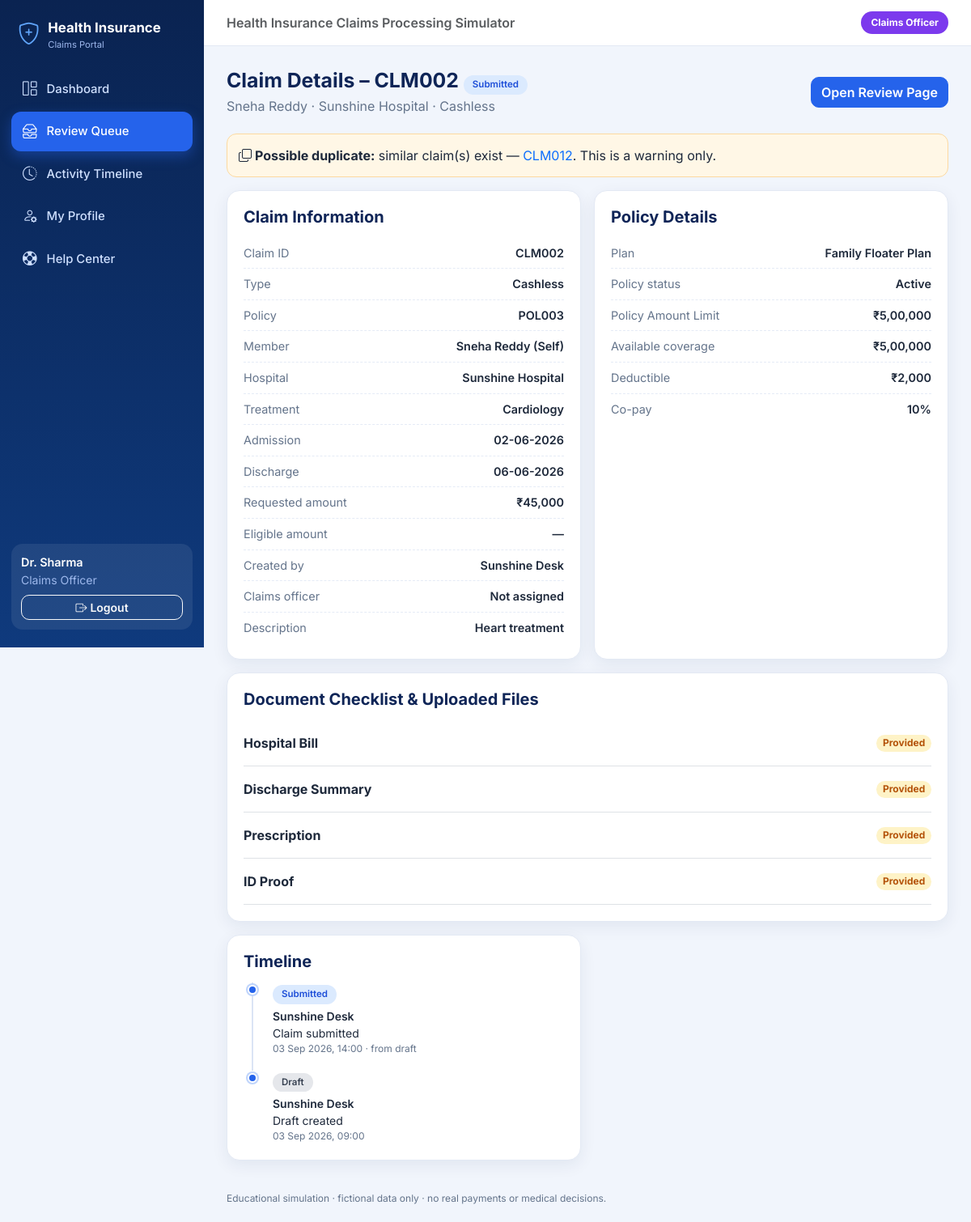
The page /claims/2 (signed in) on the database its author committed.
### models.py (models this page shows, shortened)
class User(db.Model):
    __tablename__ = "users"
    id = db.Column(db.Integer, primary_key=True)
    username = db.Column(db.String(50), nullable=False, unique=True)
    password_hash = db.Column(db.String(255), nullable=False)
    display_name = db.Column(db.String(100), nullable=False)
    role = db.Column(db.String(30), nullable=False, index=True)
    hospital_id = db.Column(db.Integer, db.ForeignKey("hospitals.id"), nullable=True)
    hospital = db.relationship("Hospital")

class Claim(db.Model):
    __tablename__ = "claims"
    id = db.Column(db.Integer, primary_key=True)
    policy_id = db.Column(db.Integer, db.ForeignKey("policies.id"), nullable=False, index=True)
    member_id = db.Column(db.Integer, db.ForeignKey("members.id"), nullable=False, index=True)
    hospital_id = db.Column(db.Integer, db.ForeignKey("hospitals.id"), nullable=False, index=True)
    created_by_user_id = db.Column(db.Integer, db.ForeignKey("users.id"), nullable=False)
    claim_type = db.Column(db.String(20), nullable=False, index=True)
    treatment_type = db.Column(db.String(80), nullable=False)
    admission_date = db.Column(db.Date, nullable=False)
    discharge_date = db.Column(db.Date, nullable=False)
    requested_amount = db.Column(db.Numeric(12, 2), nullable=False)
    eligible_amount = db.Column(db.Numeric(12, 2), nullable=True)
    status = db.Column(db.String(20), nullable=False, default="draft", index=True)
    officer_user_id = db.Column(db.Integer, db.ForeignKey("users.id"), nullable=True, index=True)
    description = db.Column(db.Text)
    __table_args__ = (
        db.ForeignKeyConstraint(["member_id", "policy_id"], ["members.id", "members.policy_id"],
                                name="fk_claim_member_same_policy"),
    )
    policy = db.relationship("Policy", foreign_keys=[policy_id])
    member = db.relationship("Member", foreign_keys=[member_id])
    hospital = db.relationship("Hospital")
    creator = db.relationship("User", foreign_keys=[created_by_user_id])
    officer = db.relationship("User", foreign_keys=[officer_user_id])
    documents = db.relationship("ClaimDocument", back_populates="claim", order_by="ClaimDocument.id",
                                cascade="all, delete-orphan")
    history = db.relationship("ClaimHistory", back_populates="claim",
                              order_by="ClaimHistory.timestamp, ClaimHistory.id")
    files = db.relationship("ClaimFile", back_populates="claim", order_by="ClaimFile.created_at")
    settlement = db.relationship("Settlement", back_populates="claim", uselist=False)
    @property
    def code(self):
        return f"CLM{self.id:03d}"

class Member(db.Model):
    __tablename__ = "members"
    id = db.Column(db.Integer, primary_key=True)
    policy_id = db.Column(db.Integer, db.ForeignKey("policies.id"), nullable=False, index=True)
    display_name = db.Column(db.String(100), nullable=False)
    date_of_birth = db.Column(db.Date, nullable=True)
    gender = db.Column(db.String(30), nullable=True)
    is_covered = db.Column(db.Boolean, nullable=False, default=True)
    relation = db.Column("relationship", db.String(40), nullable=False)  # column is called "relationship"
    __table_args__ = (db.UniqueConstraint("id", "policy_id", name="uq_member_id_policy"),)
    policy = db.relationship("Policy", back_populates="members")

class Hospital(db.Model):
    __tablename__ = "hospitals"
    id = db.Column(db.Integer, primary_key=True)
    name = db.Column(db.String(120), nullable=False, unique=True)
    city = db.Column(db.String(80), nullable=False)
    network_status = db.Column(db.String(20), nullable=False, default="network")  # network / non_network
    @property
    def is_network(self):
        return self.network_status == "network"

class Policy(db.Model):
    __tablename__ = "policies"
    id = db.Column(db.Integer, primary_key=True)
    holder_user_id = db.Column(db.Integer, db.ForeignKey("users.id"), nullable=False, index=True)
    plan_id = db.Column(db.Integer, db.ForeignKey("plans.id"), nullable=False)
    start_date = db.Column(db.Date, nullable=False)
    end_date = db.Column(db.Date, nullable=False)
    status = db.Column(db.String(20), nullable=False, default="active", index=True)
    policy_amount_limit = db.Column(db.Numeric(12, 2), nullable=True)
    insurer_name = db.Column(db.String(120), nullable=False, default="Demo Insurance Company")
    premium_amount = db.Column(db.Numeric(12, 2), nullable=False, default=0)
    waiting_period = db.Column(db.Text, nullable=False, default="")
    exclusions = db.Column(db.Text, nullable=False, default="")
    cashless_details = db.Column(db.Text, nullable=False, default="")
    terms_conditions = db.Column(db.Text, nullable=False, default="")
    holder = db.relationship("User")
    plan = db.relationship("Plan")
    members = db.relationship("Member", back_populates="policy", order_by="Member.id")
    @property
    def code(self):
        return f"POL{self.id:03d}"
    @property
    def amount_limit(self):
        return self.policy_amount_limit if self.policy_amount_limit is not None else self.plan.policy_amount_limit
    def covers_date(self, day):
        return self.start_date <= day <= self.end_date  # inclusive

class Plan(db.Model):
    __tablename__ = "plans"
    id = db.Column(db.Integer, primary_key=True)
    name = db.Column(db.String(100), nullable=False, unique=True)
    covered_treatment_types = db.Column(db.Text, nullable=False)  # "Surgery,Cardiology,..."
    annual_limit = db.Column(db.Numeric(12, 2), nullable=False)
    @property
    def policy_amount_limit(self):
        return self.annual_limit
    deductible = db.Column(db.Numeric(12, 2), nullable=False)
    copay_percent = db.Column(db.Numeric(5, 2), nullable=False)
    @property
    def treatments(self):
        return [t.strip() for t in self.covered_treatment_types.split(",") if t.strip()]
    def covers(self, treatment_type):
        return treatment_type in self.treatments

class ClaimDocument(db.Model):
    __tablename__ = "claim_documents"
    id = db.Column(db.Integer, primary_key=True)
    claim_id = db.Column(db.Integer, db.ForeignKey("claims.id"), nullable=False, index=True)
    document_type = db.Column(db.String(60), nullable=False)
    checklist_status = db.Column(db.String(20), nullable=False, default="missing")  # missing/provided/verified
    original_filename = db.Column(db.String(255), nullable=True)
    storage_path = db.Column(db.String(500), nullable=True)
    content_type = db.Column(db.String(120), nullable=True)
    file_size = db.Column(db.Integer, nullable=True)
    uploaded_by_user_id = db.Column(db.Integer, db.ForeignKey("users.id"), nullable=True)
    uploaded_at = db.Column(db.DateTime, nullable=True)
    version = db.Column(db.Integer, nullable=False, default=1)
    replaces_document_id = db.Column(db.Integer, db.ForeignKey("claim_documents.id"), nullable=True)
    resend_reason = db.Column(db.Text, nullable=True)
    uploader = db.relationship("User", foreign_keys=[uploaded_by_user_id])
    previous_version = db.relationship("ClaimDocument", remote_side=[id], uselist=False)
    __table_args__ = (db.UniqueConstraint("claim_id", "document_type", name="uq_claim_document"),)
    claim = db.relationship("Claim", back_populates="documents")

class ClaimHistory(db.Model):
    __tablename__ = "claim_history"
    id = db.Column(db.Integer, primary_key=True)
    claim_id = db.Column(db.Integer, db.ForeignKey("claims.id"), nullable=False, index=True)
    actor_user_id = db.Column(db.Integer, db.ForeignKey("users.id"), nullable=False)
    from_status = db.Column(db.String(20), nullable=True)  # empty for the very first event
    to_status = db.Column(db.String(20), nullable=False)
    note = db.Column(db.Text)
    timestamp = db.Column(db.DateTime, nullable=False, default=now)
    policy_id = db.Column(db.Integer, nullable=True, index=True)
    member_id = db.Column(db.Integer, nullable=True, index=True)
    event_type = db.Column(db.String(60), nullable=False, default="status_change")
    claim = db.relationship("Claim", back_populates="history")
    actor = db.relationship("User")

### routes/claims.py (the view)
@bp.route("/<int:claim_id>")
@login_required
def detail(claim_id):
    claim = load_claim(claim_id)
    is_staff = g.user.role in ("claims_officer", "administrator")
    return render_template(
        "claims/detail.html", claim=claim, checks=eligibility_checks(claim),
        coverage=available_coverage(claim),
        duplicates=find_duplicates(claim) if is_staff else [],
        can_edit=can_edit_claim(g.user, claim), can_respond=can_respond(g.user, claim),
        payout=payout_details(claim) if claim.eligible_amount is not None else None)

### templates/claims/detail.html (shortened to what this page needs)
{% extends "base.html" %}
{% from "_macros.html" import status_badge, doc_badge, timeline, csrf with context %}
{% block content %}
<div class="page-head">
  <div><h1>Claim Details – {{ claim.code }} {{ status_badge(claim.status) }}</h1>
    <p>{{ claim.member.display_name }} · {{ claim.hospital.name }} · <span class="text-capitalize">{{ claim.claim_type }}</span></p></div>
  <div class="d-flex flex-wrap gap-2">
    {% if g.user.role == 'claims_officer' %}<a class="btn btn-primary" href="{{ url_for('officer.review', claim_id=claim.id) }}">Open Review Page</a>{% endif %}
  </div>
</div>
{% if duplicates %}
<div class="warn-box mb-3"><strong><i class="bi bi-copy me-1"></i>Possible duplicate:</strong> similar claim(s) exist —
  {% for d in duplicates %}<a href="{{ url_for('claims.detail', claim_id=d.id) }}">{{ d.code }}</a>{{ ', ' if not loop.last }}{% endfor %}. This is a warning only.</div>
{% endif %}
<div class="row g-3">
  <div class="col-lg-6"><div class="card-box h-100"><h5>Claim Information</h5>
    <div class="kv"><span>Claim ID</span><span>{{ claim.code }}</span></div>
    <div class="kv"><span>Type</span><span class="text-capitalize">{{ claim.claim_type }}</span></div>
    <div class="kv"><span>Policy</span><span>{{ claim.policy.code }}</span></div>
    <div class="kv"><span>Member</span><span>{{ claim.member.display_name }} ({{ claim.member.relation }})</span></div>
    <div class="kv"><span>Hospital</span><span>{{ claim.hospital.name }}</span></div>
    <div class="kv"><span>Treatment</span><span>{{ claim.treatment_type }}</span></div>
    <div class="kv"><span>Admission</span><span>{{ claim.admission_date.strftime('%d-%m-%Y') }}</span></div>
    <div class="kv"><span>Discharge</span><span>{{ claim.discharge_date.strftime('%d-%m-%Y') }}</span></div>
    <div class="kv"><span>Requested amount</span><span>{{ claim.requested_amount|inr }}</span></div>
    <div class="kv"><span>Eligible amount</span><span>{{ claim.eligible_amount|inr if claim.eligible_amount is not none else '—' }}</span></div>
    <div class="kv"><span>Created by</span><span>{{ claim.creator.display_name }}</span></div>
    <div class="kv"><span>Claims officer</span><span>{{ claim.officer.display_name if claim.officer else 'Not assigned' }}</span></div>
    <div class="kv"><span>Description</span><span>{{ claim.description or '—' }}</span></div>
  </div></div>
  <div class="col-lg-6"><div class="card-box h-100"><h5>Policy Details</h5>
    <div class="kv"><span>Plan</span><span>{{ claim.policy.plan.name }}</span></div>
    <div class="kv"><span>Policy status</span><span>{{ claim.policy.status|title }}</span></div>
    <div class="kv"><span>Policy Amount Limit</span><span>{{ claim.policy.amount_limit|inr }}</span></div>
    <div class="kv"><span>Available coverage</span><span>{{ coverage|inr }}</span></div>
    <div class="kv"><span>Deductible</span><span>{{ claim.policy.plan.deductible|inr }}</span></div>
    <div class="kv"><span>Co-pay</span><span>{{ claim.policy.plan.copay_percent|round|int }}%</span></div>
  </div></div>
  <div class="col-12"><div class="card-box"><h5>Document Checklist & Uploaded Files</h5>
    {% for d in claim.documents %}
      <div class="border-bottom py-3">
        <div class="d-flex justify-content-between align-items-center"><strong>{{ d.document_type }}</strong>{{ doc_badge(d.checklist_status) }}</div>
      </div>
    {% endfor %}
  </div></div>
  <div class="col-lg-6"><div class="card-box h-100"><h5>Timeline</h5>{{ timeline(claim) }}</div></div>
</div>
{% endblock %}

### templates/base.html (shortened to what this page needs)
<!doctype html>
<html lang="en">
<head>
  <link href="https://cdn.jsdelivr.net/npm/bootstrap@5.3.3/dist/css/bootstrap.min.css" rel="stylesheet">
  <link href="https://cdn.jsdelivr.net/npm/bootstrap-icons@1.11.3/font/bootstrap-icons.min.css" rel="stylesheet">
  <link href="{{ url_for('static', filename='css/style.css') }}" rel="stylesheet">
</head>
<body>
<div class="{{ 'app-shell' if g.user }}">
  {% if g.user %}
  <aside class="sidebar" id="sidebar">
    <div class="brand"><i class="bi bi-shield-plus"></i><div>Health Insurance<small>Claims Portal</small></div></div>
    <nav aria-label="Main menu">
      {% for label, endpoint, icon, others in nav_items %}
        <a class="nav-link-item {{ 'active' if request.endpoint == endpoint or request.endpoint in others }}"
           href="{{ url_for(endpoint) }}"><i class="bi {{ icon }}"></i>{{ label }}</a>
      {% endfor %}
    </nav>
    <div class="sidebar-user">
      <div class="name">{{ g.user.display_name }}</div>
      <div class="small mb-2" style="color:#9db8ec">{{ ROLE_LABELS[g.user.role] }}{% if g.user.hospital %} · {{ g.user.hospital.name }}{% endif %}</div>
      <form method="post" action="{{ url_for('auth.logout') }}">
        <button class="btn btn-sm btn-outline-light w-100"><i class="bi bi-box-arrow-right me-1"></i>Logout</button>
      </form>
    </div>
  </aside>
  {% endif %}
  <div class="main-area">
    {% if g.user %}
    <header class="topbar">
      <span class="fw-semibold text-muted d-none d-md-inline">Health Insurance Claims Processing Simulator</span>
      <span class="role-chip role-{{ g.user.role }}">{{ ROLE_LABELS[g.user.role] }}</span>
    </header>
    {% endif %}
    <main class="{{ 'content' if g.user }}">
      {% block content %}{% endblock %}
    </main>
    {% if g.user %}<div class="footer-note">Educational simulation · fictional data only · no real payments or medical decisions.</div>{% endif %}
  </div>
</div>
</body>
</html>

### templates/_macros.html (shortened to what this page needs)
{% macro status_badge(status) %}
<span class="badge status-{{ status }}">{{ status|replace('_', ' ')|title }}</span>
{% endmacro %}
{% macro doc_badge(status) %}
<span class="badge doc-{{ status }} rounded-pill">{{ status|title }}</span>
{% endmacro %}
{% macro timeline(claim) %}
<ul class="timeline">
{% for e in claim.history|reverse %}
  <li>
    <div>{{ status_badge(e.to_status) }}</div>
    <div class="small fw-semibold mt-1">{{ e.actor.display_name }}</div>
    {% if e.note %}<div class="small">{{ e.note }}</div>{% endif %}
    <div class="when">{{ e.timestamp.strftime('%d %b %Y, %H:%M') }}{% if e.from_status %} · from {{ e.from_status|replace('_',' ') }}{% endif %}</div>
  </li>
{% endfor %}
</ul>
{% endmacro %}

### rows shown on the page
User: user.display_name "Dr. Sharma", role "Claims Officer"
Claim: code "CLM002", status "Submitted", claim_type "Cashless", treatment_type "Cardiology", admission_date "02-06-2026", discharge_date "06-06-2026", requested_amount|inr "₹45,000", eligible_amount|inr "—", description "Heart treatment"
Member: member.display_name "Sneha Reddy", member.relation "Self"
Hospital: hospital.name "Sunshine Hospital"
Claim: code "CLM012"
Policy: policy.code "POL003", policy.status "Active", policy.amount_limit|inr "₹5,00,000"
User: creator.display_name "Sunshine Desk"
Plan: policy.plan.name "Family Floater Plan", policy.plan.deductible|inr "₹2,000", policy.plan.copay_percent "10"
ClaimDocument: document_type "Hospital Bill", checklist_status "Provided"
ClaimDocument: document_type "Discharge Summary", checklist_status "Provided"
ClaimDocument: document_type "Prescription", checklist_status "Provided"
ClaimDocument: document_type "ID Proof", checklist_status "Provided"
ClaimHistory: to_status "Submitted", actor.display_name "Sunshine Desk", note "Claim submitted", timestamp "03 Sep 2026, 14:00", from_status "draft"
ClaimHistory: to_status "Draft", actor.display_name "Sunshine Desk", note "Draft created", timestamp "03 Sep 2026, 09:00"

### other values the page prints
{{ label }} "Dashboard" "Review Queue" "Activity Timeline" "My Profile" "Help Center"
{{ claim.officer.display_name if claim.officer else 'Not assigned' }} "Not assigned"
{{ coverage|inr }} "₹5,00,000"
